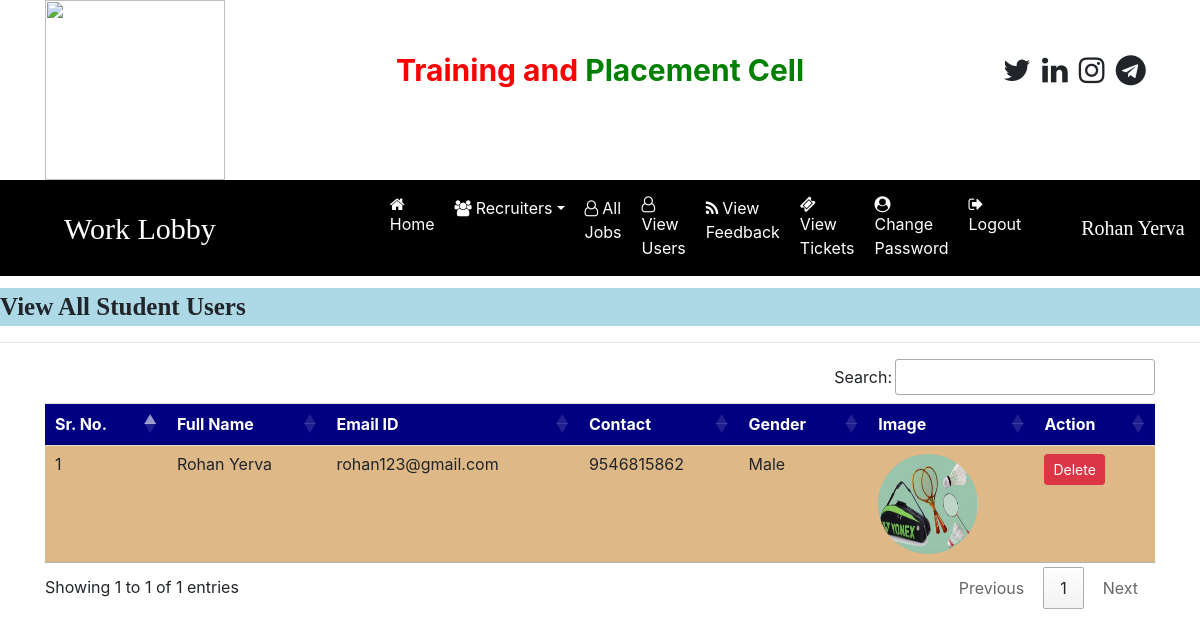
The page /view_users (signed in) on the database its author committed.
### job/models.py (models this page shows, shortened)
class StudentUser(models.Model):
    user = models.ForeignKey(User, on_delete=models.CASCADE)
    mobile = models.CharField(max_length=15, null=True)
    image = models.FileField(null=True)
    gender = models.CharField(max_length=10, null=True)
    type = models.CharField(max_length=15, null=True)

### job/views.py (the view)
# urls.py: path('view_users', view_users, name="view_users"),
def view_users(request):
    if not request.user.is_authenticated:
        return redirect('admin_login')
    data = StudentUser.objects.all()
    d = {'data': data}
    return render(request, 'view_users.html', d)

### job/templates/view_users.html
{% load static %}
{% block body %}
{% include 'admin_navigation.html'%}
<marquee style="font-family: 'Monotype Corsiva'; font-size:25px; color:darkcolor; background-color:lightblue; font-weight:bold; margin-top:1%">
    View All Student Users
</marquee>
<hr>
<div class="container">
<table class="table table-hover" id="example">
    <thead>
    <tr style="background-color: #000080; color:white">
        <th>Sr. No.</th>
        <th>Full Name</th>
        <th>Email ID</th>
        <th>Contact</th>
        <th>Gender</th>
        <th>Image</th>
        <th>Action</th>
    </tr>
    </thead>
    <tbody>
    {% for i in data %}
    <tr style="background-color: #DEB887 ">
        <td>{{forloop.counter}}</td>
        <td>{{i.user.first_name}} {{i.user.last_name}}</td>
        <td>{{i.user.username}}</td>
        <td>{{i.mobile}}</td>
        <td>{{i.gender}}</td>
        <td><img src="{{i.image.url}}" style="width:100px; height:100px; border-radius:50%"></td>
        <td><a href="{% url 'delete_user' i.user.id %}" class="btn btn-danger btn-sm" onclick="return confirm('Are you Sure??')">Delete</a></td>
    </tr>
    {% endfor %}
    </tbody>
</table>
</div>
{% endblock body%}

### job/templates/admin_navigation.html (shortened to what this page needs)
<html>
<head>
{% load static %}
  <link rel="stylesheet" href="https://cdn.jsdelivr.net/npm/bootstrap@4.6.2/dist/css/bootstrap.min.css">
<link rel="stylesheet" href="https://cdnjs.cloudflare.com/ajax/libs/font-awesome/4.7.0/css/font-awesome.min.css">
    <link rel = "stylesheet" href = "https://cdn.datatables.net/1.13.4/css/jquery.dataTables.min.css">
    <link rel = "stylesheet" href = "https://cdn.datatables.net/buttons/2.3.6/css/buttons.dataTables.min.css">
</head>
<body>
<div class="container">
    <div class="row">
        <div class="col-sm-3">
            <img src="{% static 'images/job1.jpg' %}" style="width:180px;height=150px">
        </div>
        <div class="col-sm-6 mt-5 text-center">
            <span style="font-weight:bold; font-size:30px">
                <span style="color:red">Training and</span>
                <span style="color:green">Placement Cell</span>
            </span>
        </div>
         <div class="col-sm-3 mt-5" style="padding-left:10%">
            <span style="font-weight:bold; font-size:30px">
               <span><i class="fa fa-twitter pl-1"></i></span>
                <span><i class="fa fa-linkedin pl-1"></i></span>
                <span><i class="fa fa-instagram pl-1"></i></span>
                <span><i class="fa fa-telegram pl-1"></i></span>
            </span>
        </div>
    </div>
</div>
<nav class="navbar navbar-expand-sm" style="background-color: black">
    <a class="navbar-brand text-white pl-5 font-weight:bold" style="font-family:'Monotype Corsiva';font-size:30px">Work Lobby</a>
<ul class="navbar-nav">
    <li class="nav-item">
        <a class="nav-link" href="{% url 'admin_home' %}" style="margin-left:150px"><i class="fa fa-home mr-1"></i>Home</a>
    </li>
    <li class="nav-item dropdown">
        <a class="nav-link dropdown-toggle" href="#" data-toggle="dropdown"><i class="fa fa-users mr-1"></i>Recruiters</a>
    </li>
     <li class="nav-item">
        <a class="nav-link" href="{% url 'admin_job' %}" ><i class="fa fa-user-o mr-1"></i>All Jobs</a>
    </li>
     <li class="nav-item">
        <a class="nav-link" href="{% url 'view_users' %}" ><i class="fa fa-user-o mr-1"></i>View Users</a>
    </li>
    <li class="nav-item">
        <a class="nav-link" href="{% url 'feedback_list' %}" ><i class="fa fa-rss mr-1"></i>View Feedback</a>
    </li>
    <li class="nav-item">
        <a class="nav-link" href="{% url 'ticket_list' %}" ><i class="fa fa-ticket mr-1"></i>View Tickets</a>
    </li>
    <li class="nav-item">
        <a class="nav-link" href="{% url 'change_passwordadmin' %}" ><i class="fa fa-user-circle mr-1"></i>Change Password</a>
    </li>
    <li class="nav-item">
        <a class="nav-link" href="{% url 'Logout' %}" ><i class="fa fa-sign-out mr-1"></i>Logout</a>
    </li>
</ul>
        <a class="navbar-brand text-white pl-5 font-weight:bold" style="font-family:'Monotype Corsiva';font-size:20px">{{request.user.first_name}} {{request.user.last_name}}</a>
</nav>
</body>
</html>

### job/templates/admin_navigation.html (style rules this page uses)
.nav-link { color:white !important; margin-right:4px; }

### rows shown on the page
StudentUser: user.first_name "Rohan", user.last_name "Yerva", user.username "rohan123@gmail.com", mobile "9546815862", gender "Male", image (picture)

### other values the page prints
{{ request.user.first_name }} "Rohan"
{{ request.user.last_name }} "Yerva"
